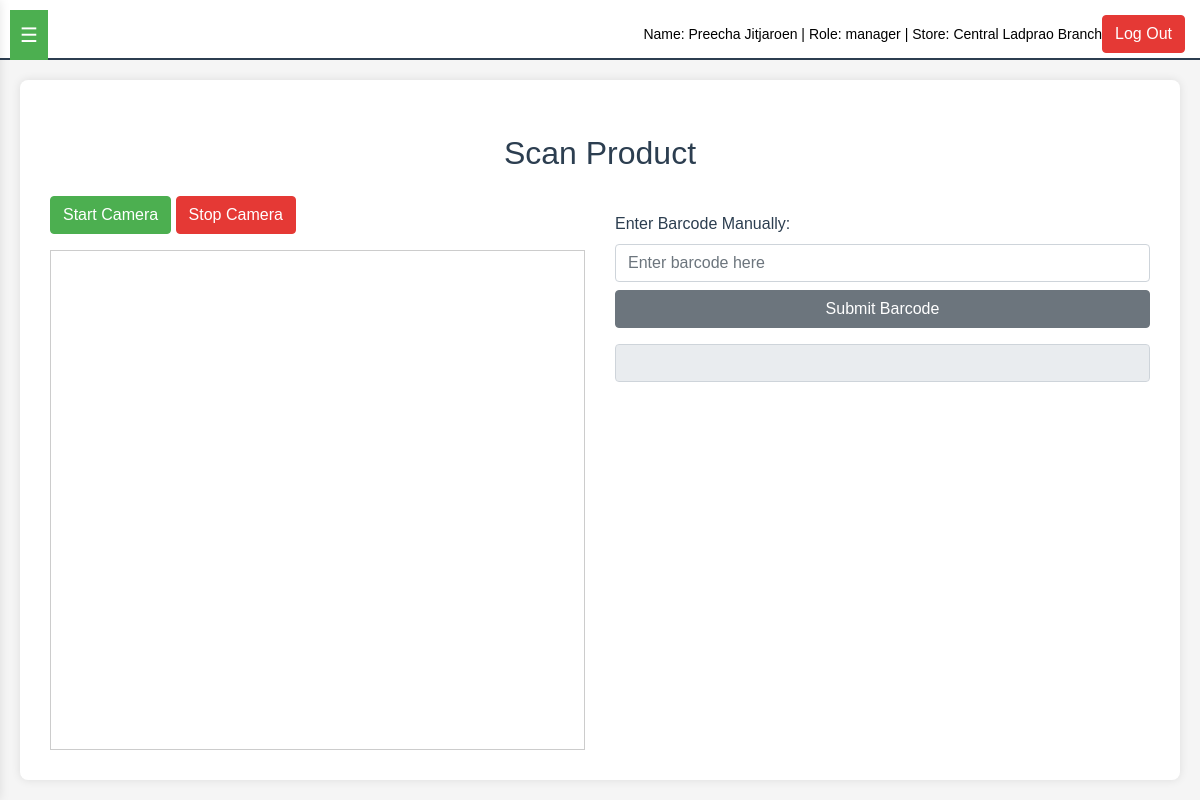
The app's page /page/manager/scaning_product.php (signed in) with its own data.
### tables this page shows
CREATE TABLE `users` (
  `user_id` int(11) NOT NULL,
  `name` varchar(255) NOT NULL,
  `surname` varchar(255) NOT NULL,
  `email` varchar(255) NOT NULL,
  `password` varchar(255) NOT NULL,
  `tel_user` char(10) NOT NULL,
  `role` enum('admin','manager','staff') NOT NULL,
  `store_id` int(11) DEFAULT NULL,
  `reset_password` tinyint(1) DEFAULT 0,
  `update_at` timestamp NOT NULL DEFAULT current_timestamp() ON UPDATE current_timestamp()
);

CREATE TABLE `stores` (
  `store_id` int(11) NOT NULL,
  `store_name` varchar(255) NOT NULL,
  `location_id` int(11) NOT NULL,
  `tel_store` char(10) NOT NULL,
  `update_at` timestamp NOT NULL DEFAULT current_timestamp() ON UPDATE current_timestamp()
);

### page/manager/scaning_product.php (the view, shortened to what this page needs)
<?php
include('../../config/db.php');
$user_id = $_SESSION['user_id'];
$query = "SELECT u.name, u.surname, u.role, u.store_id, s.store_name
          FROM users u
          LEFT JOIN stores s ON u.store_id = s.store_id
          WHERE u.user_id = ?";
$stmt = $conn->prepare($query);
$stmt->bind_param("i", $user_id);
$stmt->execute();
$result = $stmt->get_result();
if ($result->num_rows > 0) {
    $user = $result->fetch_assoc();
    $name = $user['name'];
    $surname = $user['surname'];
    $role = $user['role'];
    $store_id = $user['store_id'];
    $store_name = $user['store_name'];
} else {
    header("Location: ../../auth/login.php");
    exit();
}
?>
<!DOCTYPE html>
<html lang="en">
<head>
    <link rel="stylesheet" href="https://stackpath.bootstrapcdn.com/bootstrap/4.5.2/css/bootstrap.min.css">
    <link rel="stylesheet" href="./respontive.css">
</head>
<body>
    <button id="menu-toggle">☰</button>
    <header id="banner">
        <a id="user-info">Name: <?php echo $name . ' ' . $surname; ?> | Role: <?php echo $role; ?>
        <?php if (!is_null($store_id)) { ?>
            | Store: <?php echo $store_name; ?>
        <?php } ?>
        </a>
        <button class="btn btn-danger" onclick="window.location.href='../../auth/logout.php'">Log Out</button>
    </header>
    <div class="container" id="main-content">
    <h2 class="mt-4 mb-4 text-center">Scan Product</h2>
    <div class="row">
        <div class="col-md-6">
            <div class="mb-3">
                <button onclick="startScanner()" id="start-camera" class="btn btn-primary">Start Camera</button>
                <button onclick="stopScanner()" id="stop-camera" class="btn btn-danger ">Stop Camera</button>
            </div>
            <div id="scanner-container" style="width: 100%; max-width: 640px; height: 500px; border: 1px solid #ccc;"></div>
        </div>
        <div class="col-md-6">
            <div class="mt-3">
                <label for="barcode-input">Enter Barcode Manually:</label>
                <input type="text" id="barcode-input" class="form-control" placeholder="Enter barcode here">
                <button onclick="submitManualBarcode()" class="btn btn-secondary btn-block mt-2">Submit Barcode</button>
            </div>
            <input type="text" id="barcode-value" class="form-control mt-3" readonly>
        </div>
    </div>
</div>
</body>
</html>

### page/manager/respontive.css (style rules this page uses)
body { display: flex; flex-direction: column; min-height: 100vh; background-color: #f5f5f5; color: #2c3e50; font-family: Arial, sans-serif; }
#banner { background-color: #ffffff; border-bottom: 2px solid #2c3e50; padding: 15px; display: flex; align-items: center; justify-content: space-between; flex-wrap: wrap; position: fixed; top: 0; left: 0; right: 0; z-index: 1000; height: 60px; }
#user-info { margin-left: auto; color: black; font-size: 14px; }
#main-content { margin-left: auto; margin-right: auto; margin-top: 80px; padding: 30px; background-color: #ffffff; border-radius: 8px; box-shadow: 0 0 10px rgba(0, 0, 0, 0.1); transition: margin-left 0.3s ease-in-out; max-width: 1400px; width: calc(100% - 40px); }
#menu-toggle { display: block; background-color: #4caf50; color: white; border: none; padding: 10px; font-size: 20px; cursor: pointer; position: fixed; top: 10px; left: 10px; z-index: 1002; }
.btn-primary { background-color: #4caf50; border-color: #4caf50; }
.btn-danger { background-color: #e53935; border-color: #e53935; }

### records on screen
users: name "Preecha", surname "Jitjaroen", role "manager", store.store_name "Central Ladprao Branch"
